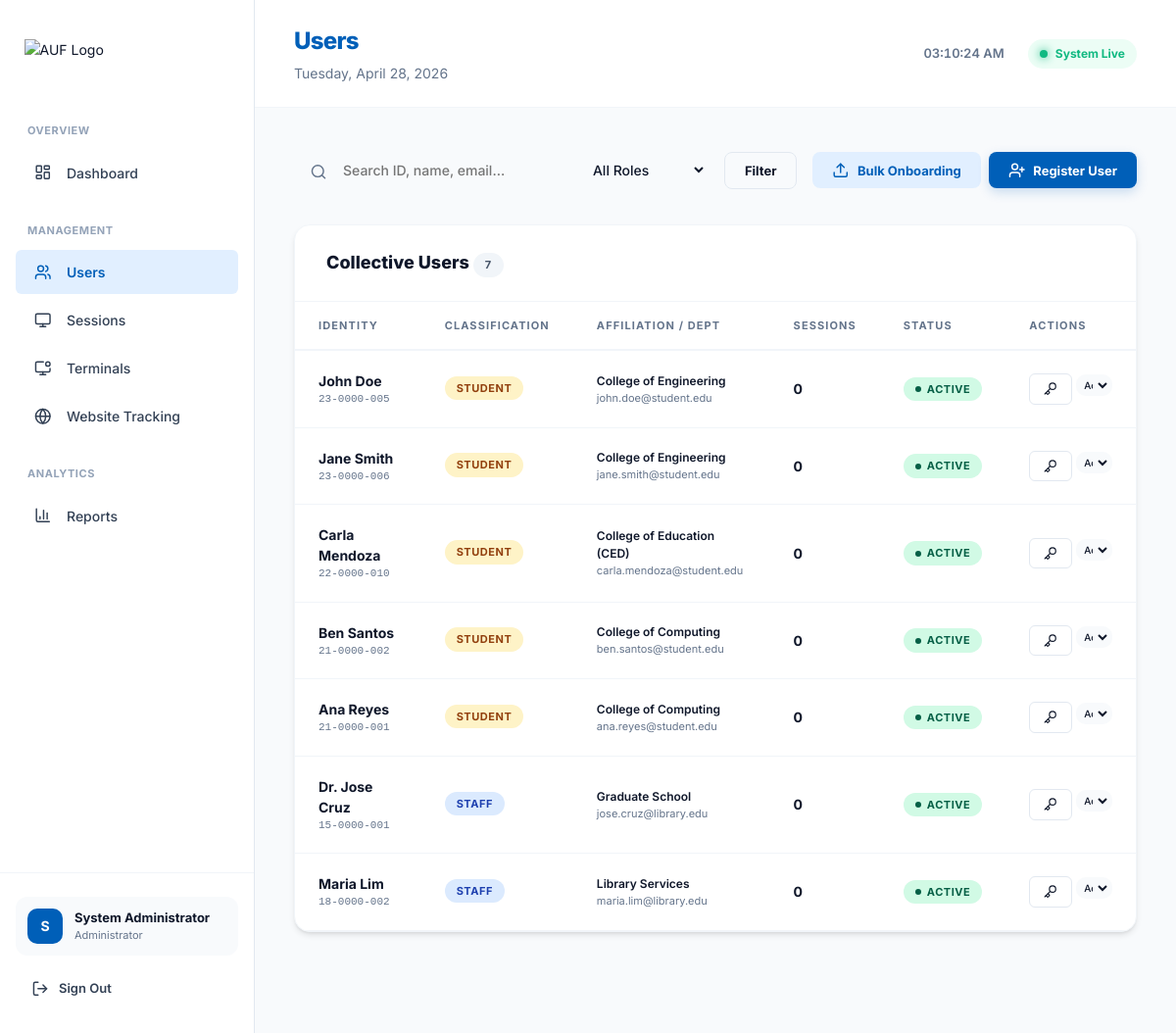
Page /server/admin/users.php (signed in) on the committed database.
### tables this page shows
CREATE TABLE users (
    id               INT UNSIGNED AUTO_INCREMENT PRIMARY KEY,
    user_id          VARCHAR(50)  NOT NULL UNIQUE COMMENT 'Staff ID or Student ID',
    name             VARCHAR(100) NOT NULL,
    username         VARCHAR(100) DEFAULT NULL,
    email            VARCHAR(150) DEFAULT NULL,
    password_hash    VARCHAR(255) NOT NULL,
    role             ENUM('student', 'staff') NOT NULL DEFAULT 'student',
    contact_number   VARCHAR(50)  DEFAULT NULL,
    designation      VARCHAR(100) DEFAULT NULL,
    affiliation      VARCHAR(150) DEFAULT NULL,
    gender           VARCHAR(20)  DEFAULT NULL,
    year             VARCHAR(10)  DEFAULT NULL,
    department       VARCHAR(100) DEFAULT NULL,
    user_type        VARCHAR(50)  DEFAULT NULL COMMENT 'Raw string from import (e.g. STUDENT, FACULTY)',
    degree           VARCHAR(150) DEFAULT NULL,
    speciality       VARCHAR(150) DEFAULT NULL,
    ra_expiry_date   DATE         DEFAULT NULL,
    rank             VARCHAR(50)  DEFAULT NULL,
    batch            VARCHAR(50)  DEFAULT NULL,
    cadre            VARCHAR(100) DEFAULT NULL,
    dob              DATE         DEFAULT NULL,
    status           ENUM('active', 'inactive', 'suspended') NOT NULL DEFAULT 'active',
    creation_date    TIMESTAMP NOT NULL DEFAULT CURRENT_TIMESTAMP,
    updated_at       TIMESTAMP NOT NULL DEFAULT CURRENT_TIMESTAMP ON UPDATE CURRENT_TIMESTAMP,
    INDEX idx_user_id (user_id),
    INDEX idx_status (status)
);

### server/includes/helpers.php (called while the page is built, shortened)
<?php
function h(?string $str): string {
    return htmlspecialchars($str ?? '', ENT_QUOTES | ENT_HTML5, 'UTF-8');
}

### server/admin/users.php (the view, shortened to what this page needs)
<?php
require_once __DIR__ . '/../includes/helpers.php';
$pdo   = db();
$search = trim($_GET['q'] ?? '');
$where = ['1=1'];
$params = [];
$sql = "SELECT u.*,
               (SELECT COUNT(*) FROM sessions s WHERE s.user_id=u.id) AS total_sessions,
               (SELECT COUNT(*) FROM sessions s WHERE s.user_id=u.id AND s.status='active') AS active_sessions
        FROM users u
        WHERE " . implode(' AND ', $where) . "
        ORDER BY u.creation_date DESC LIMIT 500";
$stmt = $pdo->prepare($sql);
$stmt->execute($params);
$users = $stmt->fetchAll();
include __DIR__ . '/partials/header.php';
?>
<div class="filter-bar">
  <form method="GET" style="display:contents">
    <div class="search-wrap">
      <span class="search-icon"><i data-lucide="search" style="width:18px"></i></span>
      <input class="form-control search-input" name="q" placeholder="Search ID, name, email..." value="<?= h($search) ?>">
    </div>
    <select name="role" class="form-control" style="max-width:140px">
      <option value="">All Roles</option>
    </select>
    <button type="submit" class="btn btn-outline">Filter</button>
  </form>
  <div style="display:flex; gap:8px">
    <button class="btn btn-secondary" onclick="openModal('modal-bulk')"><i data-lucide="upload"></i> Bulk Onboarding</button>
    <button class="btn btn-primary" onclick="openModal('modal-create')"><i data-lucide="user-plus"></i> Register User</button>
  </div>
</div>
<div class="card">
  <div class="card-header"><span class="card-title">Collective Users <span class="badge badge-gray"><?= count($users) ?></span></span></div>
  <div class="table-wrap">
    <table>
      <thead><tr><th>Identity</th><th>Classification</th><th>Affiliation / Dept</th><th>Sessions</th><th>Status</th><th>Actions</th></tr></thead>
      <tbody>
        <?php foreach ($users as $u): ?>
        <tr>
          <td>
            <div style="font-weight:700"><?= h($u['name']) ?></div>
            <div class="td-muted mono" style="font-size:11px"><?= h($u['user_id']) ?></div>
          </td>
          <td>
            <span class="badge <?= $u['role']==='staff'?'badge-blue':'badge-yellow' ?>"><?= strtoupper($u['role']) ?></span>
          </td>
          <td>
            <div style="font-size:12px; font-weight:600"><?= h($u['affiliation'] ?? $u['department'] ?? '—') ?></div>
            <div class="td-muted" style="font-size:11px"><?= h($u['email']) ?></div>
          </td>
          <td><span style="font-weight:700"><?= $u['total_sessions'] ?></span></td>
          <td><span class="badge badge-<?= $u['status']==='active'?'green':($u['status']==='suspended'?'red':'gray') ?>"><span class="badge-dot"></span><?= ucfirst($u['status']) ?></span></td>
          <td>
            <div style="display:flex;gap:4px">
              <button class="btn btn-outline btn-sm" onclick="resetPw(<?= $u['id'] ?>,'<?= addslashes(h($u['name'])) ?>')"><i data-lucide="key" style="width:14px"></i></button>
              <form method="POST" style="display:inline">
                <select name="status" class="form-control" style="font-size:10px; padding:2px" onchange="this.form.submit()">
                  <option value="active" <?= $u['status']==='active'?'selected':'' ?>>Active</option>
                </select>
              </form>
            </div>
          </td>
        </tr>
        <?php endforeach; ?>
      </tbody>
    </table>
  </div>
</div>
<?php include __DIR__ . '/partials/footer.php'; ?>

### server/assets/css/admin.css (style rules this page uses)
:root { --primary: #005FB8; --secondary: #E1EFFF; --tertiary: #A04401; --neutral-bg: #F9F9F9; --bg-base: #F8FAFC; --bg-surface: #FFFFFF; --bg-sidebar: #FFFFFF; --text-primary: #0F172A; --text-secondary: #334155; --text-muted: #64748B; --text-faint: #94A3B8; --border: #E2E8F0; --border-light: #F1F5F9; --success: #10B981; --warning: #F59E0B; --danger: #EF4444; --info: #3B82F6; --sidebar-width: 260px; --shadow-sm: 0 1px 3px 0 rgb(0 0 0 / 0.1), 0 1px 2px -1px rgb(0 0 0 / 0.1); --shadow: 0 4px 6px -1px rgb(0 0 0 / 0.1), 0 2px 4px -2px rgb(0 0 0 / 0.1); --shadow-lg: 0 10px 15px -3px rgb(0 0 0 / 0.1), 0 4px 6px -4px rgb(0 0 0 / 0.1); --radius-sm: 6px; --radius: 12px; --radius-lg: 16px; --transition: 0.2s cubic-bezier(0.4, 0, 0.2, 1); }
*, *::before, *::after { box-sizing: border-box; margin: 0; padding: 0; }
html, body { height: 100%; font-family: 'Inter', system-ui, -apple-system, sans-serif; background-color: var(--bg-base) !important; color: var(--text-primary); font-size: 14px; line-height: 1.5; -webkit-font-smoothing: antialiased; }
i[data-lucide], .lucide { display: inline-block; width: 1.25rem; height: 1.25rem; vertical-align: middle; stroke-width: 2px; }
button, input, select, textarea { font-family: inherit; font-size: inherit; }
.card { background: var(--bg-surface); border-radius: var(--radius-lg); box-shadow: var(--shadow); border: 1px solid var(--border-light); overflow: hidden; margin-bottom: 32px; }
.card-header { padding: 24px 32px; border-bottom: 1px solid var(--border-light); display: flex; align-items: center; justify-content: space-between; }
.card-title { font-size: 18px; font-weight: 800; color: var(--text-primary); }
.table-wrap { overflow-x: auto; }
table { width: 100%; border-collapse: collapse; }
thead th { padding: 16px 24px; text-align: left; font-size: 11px; font-weight: 700; text-transform: uppercase; letter-spacing: 0.1em; color: var(--text-muted); border-bottom: 2px solid var(--border-light); }
tbody tr { border-bottom: 1px solid var(--border-light); transition: all var(--transition); }
td { padding: 20px 24px; vertical-align: middle; }
.td-muted { color: var(--text-muted); }
.mono { font-family: 'SFMono-Regular', Consolas, 'Liberation Mono', Menlo, monospace; font-size: 12px; }
.badge { display: inline-flex; align-items: center; gap: 6px; font-size: 11px; font-weight: 700; padding: 4px 12px; border-radius: 30px; text-transform: uppercase; letter-spacing: 0.05em; }
.badge-green { background: #D1FAE5; color: #065F46; }
.badge-blue { background: #DBEAFE; color: #1E40AF; }
.badge-yellow { background: #FEF3C7; color: #92400E; }
.badge-gray { background: #F1F5F9; color: #475569; }
.badge-dot { width: 6px; height: 6px; border-radius: 50%; background: currentColor; }
.btn { display: inline-flex; align-items: center; justify-content: center; gap: 8px; padding: 10px 20px; border-radius: 8px; font-size: 13px; font-weight: 700; cursor: pointer; border: none; transition: all var(--transition); }
.btn-primary { background: var(--primary); color: white; box-shadow: 0 4px 12px rgba(0, 95, 184, 0.2); }
.btn-secondary { background: var(--secondary); color: var(--primary); }
.btn-outline { background: transparent; border: 1px solid var(--border); color: var(--text-primary); }
.btn-sm { padding: 6px 14px; font-size: 12px; border-radius: 6px; }
.form-control { width: 100%; padding: 12px 16px; background: var(--bg-base); border: 2px solid transparent; border-radius: 10px; color: var(--text-primary); font-weight: 500; transition: all var(--transition); outline: none; }
.filter-bar { display: flex; align-items: center; gap: 16px; margin-bottom: 32px; flex-wrap: wrap; }
.search-wrap { position: relative; flex: 1; min-width: 260px; }
.search-icon { position: absolute; left: 16px; top: 50%; transform: translateY(-50%); color: var(--text-muted); font-size: 18px; }
.search-input { padding-left: 48px; }

### rows in the picture
users: name "John Doe", user "23-0000-005", role "STUDENT", affiliation "College of Engineering", email "john.doe@student.edu", total_sessions "0", status "ACTIVE", status "Active"
users: name "Jane Smith", user "23-0000-006", role "STUDENT", affiliation "College of Engineering", email "jane.smith@student.edu", total_sessions "0", status "ACTIVE", status "Active"
users: name "Carla Mendoza", user "22-0000-010", role "STUDENT", affiliation "College of Education (CED)", email "carla.mendoza@student.edu", total_sessions "0", status "ACTIVE", status "Active"
users: name "Ben Santos", user "21-0000-002", role "STUDENT", affiliation "College of Computing", email "ben.santos@student.edu", total_sessions "0", status "ACTIVE", status "Active"
users: name "Ana Reyes", user "21-0000-001", role "STUDENT", affiliation "College of Computing", email "ana.reyes@student.edu", total_sessions "0", status "ACTIVE", status "Active"
users: name "Dr. Jose Cruz", user "15-0000-001", role "STAFF", affiliation "Graduate School", email "jose.cruz@library.edu", total_sessions "0", status "ACTIVE", status "Active"
users: name "Maria Lim", user "18-0000-002", role "STAFF", affiliation "Library Services", email "maria.lim@library.edu", total_sessions "0", status "ACTIVE", status "Active"

### other values in the picture
substr($admin['name'], 0, 1) "S"
$admin['name'] "System Administrator"
$page "Users"
count($users) "7"
